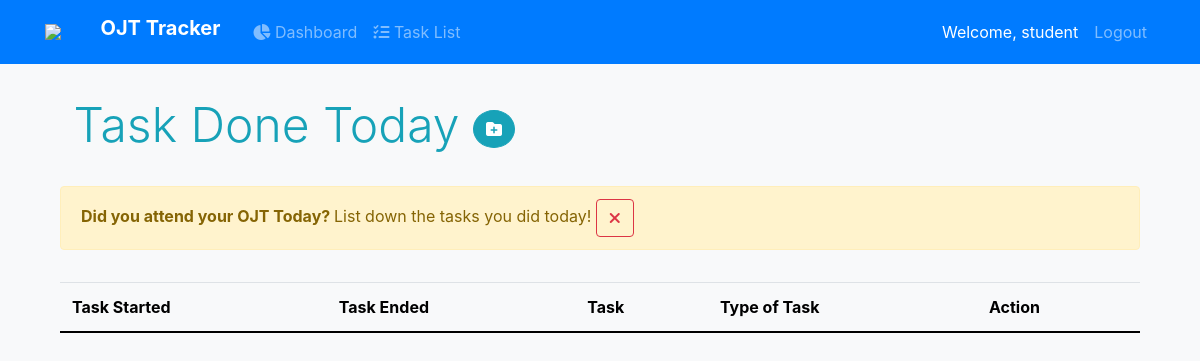
The page /task (signed in) on the database as committed earlier.
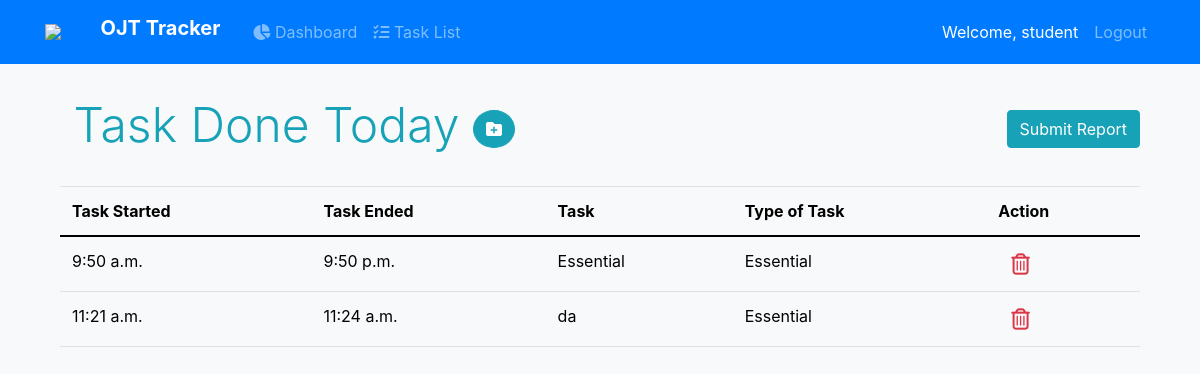
The same page on the database as committed later.
### blog/models.py (models this page shows, shortened)
class TaskList(models.Model):
    user = models.ForeignKey(CustomUser, on_delete=models.CASCADE)
    start_time = models.TimeField(auto_now=False, auto_now_add=False, null=True)
    end_time = models.TimeField(auto_now=False, auto_now_add=False, null=True)
    task = models.CharField(max_length=100)
    task_type = models.CharField(max_length=20)
    date_created = models.DateField(auto_now_add=True)
    is_send = models.BooleanField(default=False)
    is_employee_accepted = models.BooleanField(default=False)
    finish_report = models.BooleanField(default=False)
    is_current = models.BooleanField(default=False)

### blog/views.py (the view)
# urls.py: path('task', views.task, name='blog_about'),
@login_required
def task(request):
    if request.user.is_student:
        task_type = [
            'Essential',
            'Non-Essential'
        ]
        error = 'Invalid Date'
        username = request.user.username
        user = CustomUser.objects.get(username=username)
        task_list = TaskList.objects.filter(
            user=user, is_send=False, date_created=datetime.now())
        task_count = len(task_list)
        if request.method =='POST':
            if request.POST['start_time'] < request.POST['end_time']:
                task = TaskList.objects.create(
                    user=user,
                    start_time=request.POST['start_time'],
                    task=request.POST['task'],
                    end_time=request.POST['end_time'],
                    task_type=request.POST['task_type']
                )
                return redirect('/task')
            else:
                messages.info(request, error)
                return render(request, 'blog/about.html', {
                    'task_count': task_count,
                    'task_list':task_list,
                    'task_type': task_type,
                })
        else:
            return render(request, 'blog/about.html', {
                'task_count': task_count,
                'task_list':task_list,
                'task_type': task_type,
            })
    else:
        if request.user.is_teacher:
            return redirect('instructor-home/')
        if request.user.is_employee:
            return redirect('employee-home/')

### blog/templates/blog/about.html (shortened to what this page needs)
 {%extends "blog/base.html"%}
{%block content%}
<head>
</head>
<body class="bg-light mt-5">
<div class="container mt-5">
<h3 class="display-5 text-info"><img src="https://pics.freeicons.io/uploads/icons/png/15335374531580282645-512.png" alt="" style="width:4%">
                        Task Done Today
<button class="btn btn-info rounded-circle" data-toggle="modal" data-target="#exampleModal">
 <i class="fas fa-folder-plus"></i>
</button>
{% if not request.user.is_send %}
  {% if task_count > 0 %}
      <form action="{% url 'submit_report' %}" method="POST" class="float-right">
        <button class="btn btn-info bg-steel">Submit Report</button>
      </form>
  {% endif %}
{% endif %}
</h3>
<table class="table table-hover table-light" style="margin-top:3%">
  <thead>
    <tr>
      <th scope="col">Task Started</th>
      <th scope="col">Task Ended</th>
      <th scope="col">Task </th>
      <th scope="col">Type of Task</th>
      <th scope="col">Action</th>
    </tr>
  </thead>
  <tbody>
   {%for task in task_list %}
    <tr>
      <td>{{task.start_time}}</td>
      <td>{{task.end_time}}</td>
      <td>{{task.task}}</td>
      <td>{{task.task_type}}</td>
      <td>
      <form action="{% url 'delete_list_item'  task.id %}" method="POST" class="float d-inline">
          <button type="submit" class="btn">
              <i class="far fa-trash-alt fa-lg text-danger float-right"></i>
          </button>
      </form>
      </td>
    </tr>
    {% empty %}
<div class="alert alert-warning alert-dismissible fade show" role="alert" style="margin-top:3%">
  <strong> Did you attend your OJT Today?  </strong> List down the tasks you did today!
  <button type="button" class= "btn btn-outline-danger" data-dismiss="alert" aria-label="Close"><i class="fas fa-times "></i></button>
</div>
    {% endfor %}
  </tbody>
</table>
</div>
</body>
{% endblock content %}

Rows that differ between the two databases and show on the page:
changed CustomUser "student": is_send True → False (drawn)
added TaskList: start_time "9:50 a.m.", end_time "9:50 p.m.", task "Essential", task_type "Essential"
added TaskList: start_time "11:21 a.m.", end_time "11:24 a.m.", task "da", task_type "Essential"
Other text that changed with them:
text no longer shown: "Did you attend your OJT Today? List down the tasks you did today!"
text now shown: "Submit Report"
